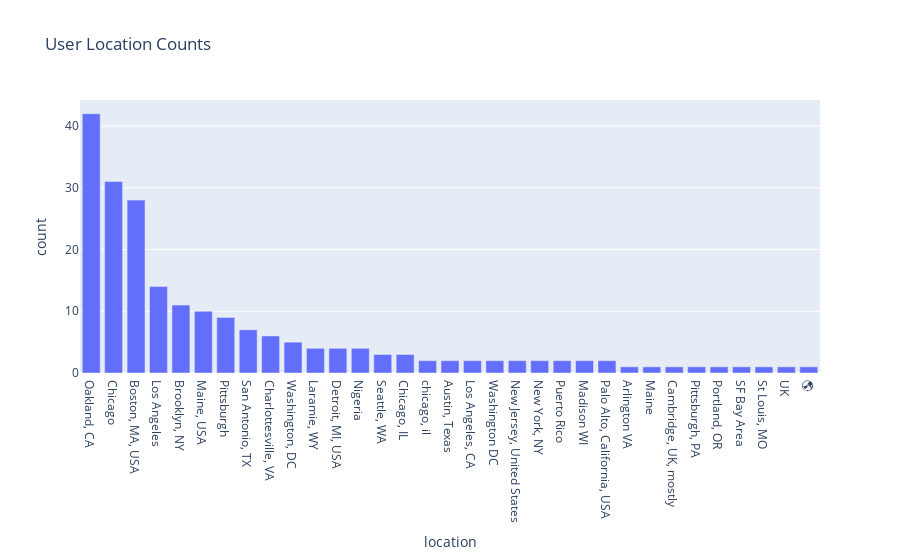

Notebook source saved alongside this figure:
### Markdown cell above
## Users: User Location, Counts

### Code cell
# Create a bar chart of the user location counts
users_counts = users.value_counts(subset=['location'])

users_counts = users_counts.reset_index()

users_counts.sort_values(by='count', ascending=False, inplace=True)

fig = px.bar(data_frame=users_counts, x='location', y='count', title='User Location Counts')

fig.show()

### Figure 1 — Plotly figure (JSON) as saved in the notebook; plotly's stock layout.template omitted (floating-point values rounded to 4 significant figures)
{"data": [{"alignmentgroup": "True", "hovertemplate": "location=%{x}<br>count=%{y}<extra></extra>", "legendgroup": "", "marker": {"color": "#636efa", "pattern": {"shape": ""}}, "name": "", "offsetgroup": "", "orientation": "v", "showlegend": false, "textposition": "auto", "type": "bar", "x": ["Oakland, CA", "Chicago", "Boston, MA, USA", "Los Angeles", "Brooklyn, NY", "Maine, USA", "Pittsburgh", "San Antonio, TX", "Charlottesville, VA", "Washington, DC", "Laramie, WY", "Detroit, MI, USA", "Nigeria", "Seattle, WA", "Chicago, IL", "chicago, il", "Austin, Texas", "Los Angeles, CA", "Washington DC", "New Jersey, United States", "New York, NY", "Puerto Rico", "Madison WI", "Palo Alto, California, USA", "Arlington VA", "Maine", "Cambridge, UK, mostly", "Pittsburgh, PA", "Portland, OR", "SF Bay Area", "St Louis, MO", "UK", "🌎"], "xaxis": "x", "y": [42, 31, 28, 14, 11, 10, 9, 7, 6, 5, 4, 4, 4, 3, 3, 2, 2, 2, 2, 2, 2, 2, 2, 2, 1, 1, 1, 1, 1, 1, 1, 1, 1], "yaxis": "y"}], "layout": {"barmode": "relative", "legend": {"tracegroupgap": 0}, "title": {"text": "User Location Counts"}, "xaxis": {"anchor": "y", "domain": [0, 1], "title": {"text": "location"}}, "yaxis": {"anchor": "x", "domain": [0, 1], "title": {"text": "count"}}}}
